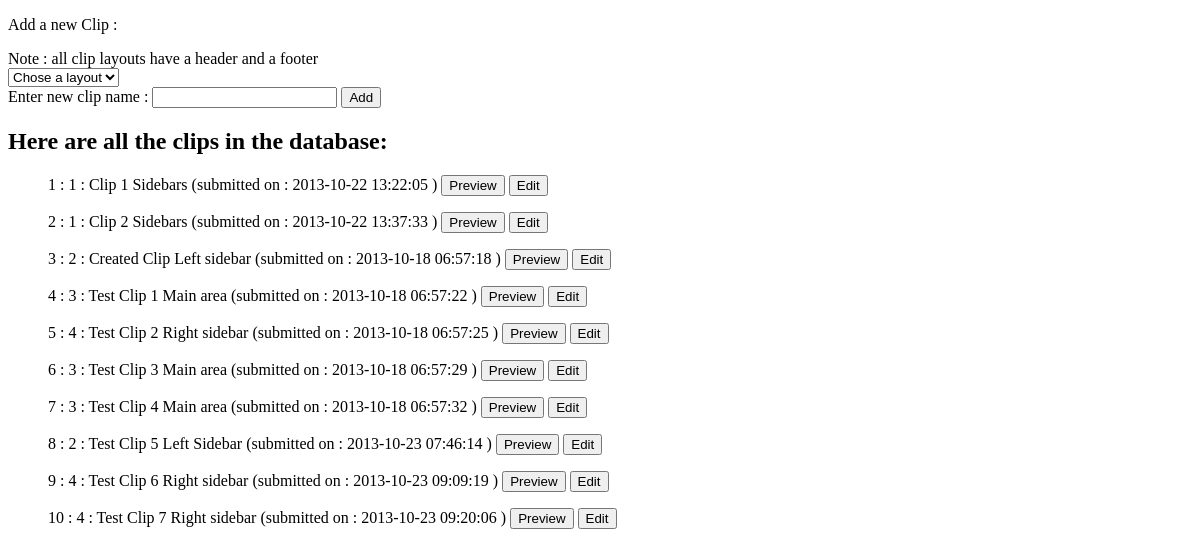
The app's page /admin/clips/index.php, older data.
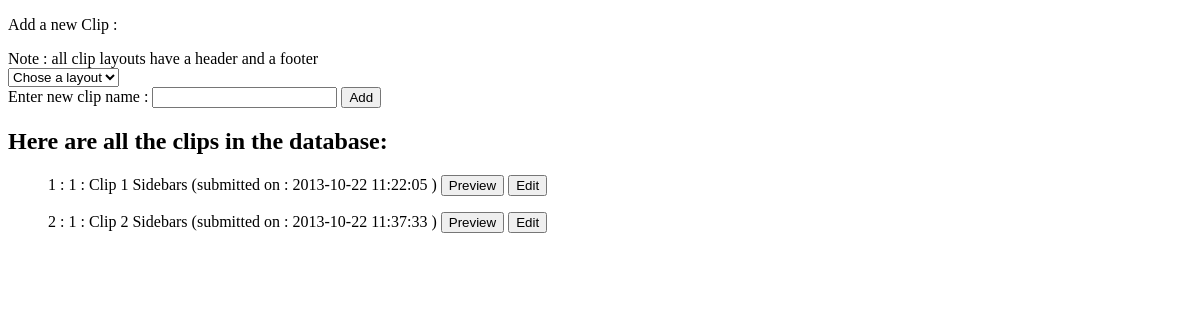
The same page, newer data.
### tables this page shows
CREATE TABLE IF NOT EXISTS `clip` (
  `id` int(11) NOT NULL AUTO_INCREMENT,
  `clipname` text NOT NULL,
  `clipdate` timestamp NOT NULL DEFAULT CURRENT_TIMESTAMP ON UPDATE CURRENT_TIMESTAMP,
  `clipbackgroundcolor` text NOT NULL,
  `clipDurationInSeconds` int(11) NOT NULL DEFAULT '4',
  `clipOrderNumber` int(11) NOT NULL DEFAULT '1',
  `isLoop` tinyint(1) NOT NULL DEFAULT '1',
  `singleClip` tinyint(1) NOT NULL DEFAULT '1',
  `cliplayoutid` int(11) NOT NULL,
  PRIMARY KEY (`id`)
);

### admin/clips/index.php (called while the page is built, shortened)
<?php
include '../../includes/db.inc.php';
try {
    $result = $pdo->query('SELECT id, cliplayoutname FROM cliplayout');
} catch (PDOException $error) {
    $error = 'Error fetching clip layouts from database!';
    include '../../includes/error.html.php';
    exit();
}
try {
    $result = $pdo->query('SELECT * FROM clip');
} catch (PDOException $error) {
    $error = $error->getMessage();
    include '../../includes/error.html.php';
    exit();
}
while ($row = $result->fetch()) {
    $clips[] = array(
        'id' => $row['id'],
        'clipname' => $row['clipname'],
        'clipdate' => $row['clipdate'],
        'cliplayoutid' => $row['cliplayoutid']
    );
}
include 'cliplist.html.php';
exit();
?>

### includes/helpers.inc.php (the view)
<?php
function html($text) {
    return htmlspecialchars($text, ENT_QUOTES, 'UTF-8');
}
function htmlout($text) {
    echo html($text);
}
?>

### admin/clips/cliplist.html.php (shortened to what this page needs)
<?php include '../../includes/helpers.inc.php'; ?>
<!DOCTYPE html>
<html>
    <head>
    </head>
    <body>
        <p>Add a new Clip :</p>
        <form action="" method="post">
            <div>Note : all clip layouts have a header and a footer</div>
            <div>
                <select name="cliplayout" id="cliplayout">
                    <option value="">Chose a layout</option>
                </select>
            </div>
            <label for="clipname">Enter new clip name : </label>
            <input type="text" id="clipname" name="clipname"/>
            <input type="submit" name="action" value="Add" />
        </form>
        <h2>Here are all the clips in the database:</h2>
        <?php foreach ($clips as $clip): ?>
            <blockquote >
                <form action="" method="get">
                    <?php echo $clip['id']; ?> :
                    <?php htmlout($clip['cliplayoutid']) ?> :
                    <?php echo htmlout($clip['clipname'], ENT_QUOTES, 'UTF-8'); ?>
                    (submitted on : <?php echo htmlout($clip['clipdate'], ENT_QUOTES, 'UTF-8'); ?> )
                    <input type="submit" name="action" value="Preview">
                    <input type="submit" name="action" value="Edit">
                </form>
            </blockquote>
        <?php endforeach; ?>
    </body>
</html>

Row changes from the older to the newer data that the page shows:
removed clip: id "3", cliplayoutid "2 Created Clip Left sidebar 2013-10-18 06:57:18"
removed clip: id "4", cliplayoutid "3 Test Clip 1 Main area 2013-10-18 06:57:22"
removed clip: id "5", cliplayoutid "4 Test Clip 2 Right sidebar 2013-10-18 06:57:25"
removed clip: id "6", cliplayoutid "3 Test Clip 3 Main area 2013-10-18 06:57:29"
removed clip: id "7", cliplayoutid "3 Test Clip 4 Main area 2013-10-18 06:57:32"
removed clip: id "8", cliplayoutid "2 Test Clip 5 Left Sidebar 2013-10-23 07:46:14"
removed clip: id "9", cliplayoutid "4 Test Clip 6 Right sidebar 2013-10-23 09:09:19"
removed clip: id "10", cliplayoutid "4 Test Clip 7 Right sidebar 2013-10-23 09:20:06"
changed clip id 1: cliplayoutid "1 Clip 1 Sidebars 2013-10-22 13:22:05" → "1 Clip 1 Sidebars 2013-10-22 11:22:05"
changed clip id 2: cliplayoutid "1 Clip 2 Sidebars 2013-10-22 13:37:33" → "1 Clip 2 Sidebars 2013-10-22 11:37:33"
